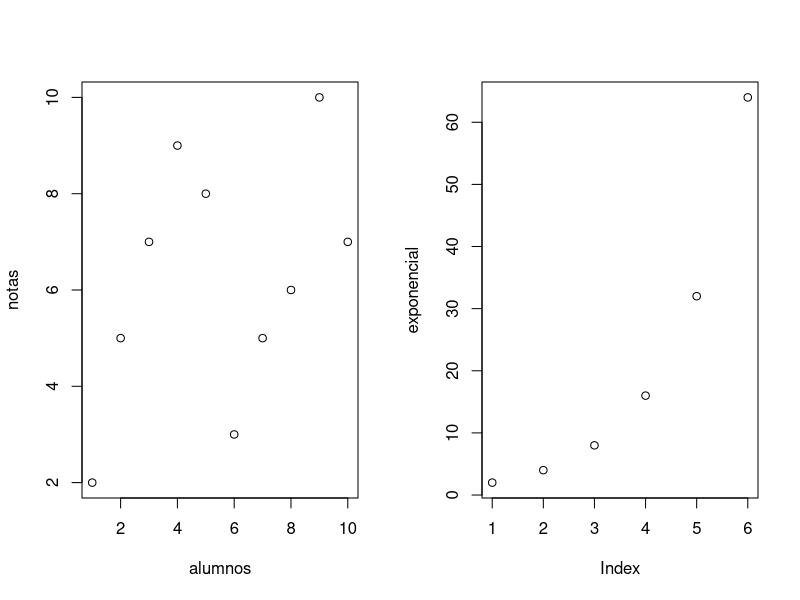
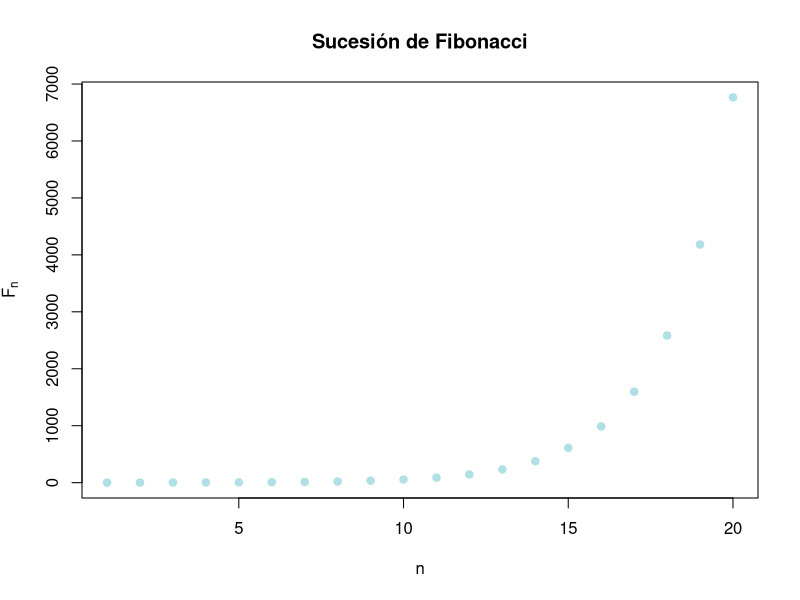

The R script that drew these images, in order:
## ---- chunk 1
knitr::opts_chunk$set(echo = TRUE)
## ---- chunk 2
par(mfrow = c(1,2))
alumnos = c(1:10)
notas = c(2,5,7,9,8,3,5,6,10,7)
plot(alumnos,notas)
exponencial = 2^(1:6)
plot(exponencial)
par(mfrow = c(1,1))
## ---- chunk 3
n = 1:20
fib = (1/sqrt(5))*((1+sqrt(5))/2)^n - (1/sqrt(5))*((1-sqrt(5))/2)^n
fib
plot(fib, xlab = "n", ylab = expression(F[n]), main = "Sucesión de Fibonacci",
     pch = 19, col="powderblue")
